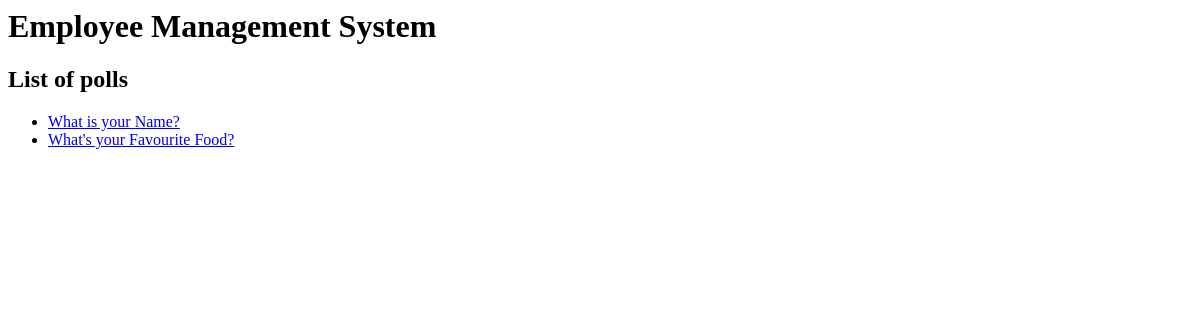
/polls/, run on an earlier commit of the app's database.
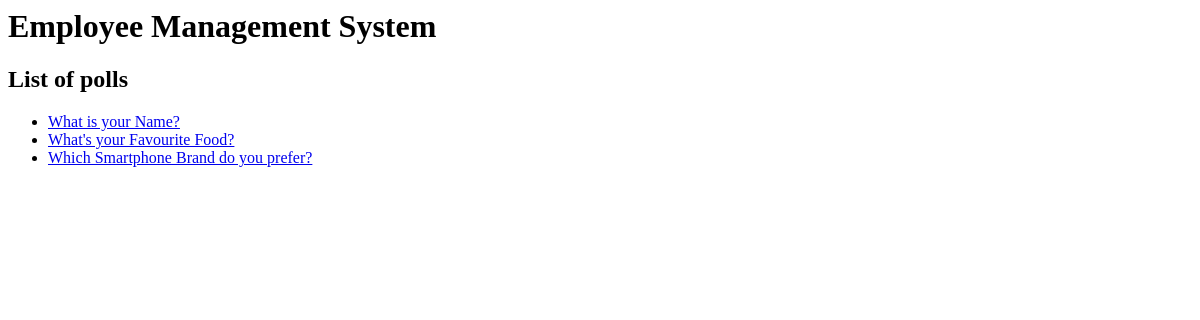
And on a later commit of the database.
### poll/models.py (models this page shows, shortened)
class Question(models.Model):
    title = models.TextField(null = True, blank=True)
    status = models.CharField(default = "inactive", max_length = 10)
    start_date = models.DateTimeField(null = True, blank = True)
    end_date = models.DateTimeField(null = True, blank = True)
    created_by = models.ForeignKey(User, null = True, blank = True, on_delete = models.CASCADE)
    created_at = models.DateTimeField(auto_now_add = True)
    updated_at = models.DateTimeField(auto_now = True)

### poll/views.py (the view)
# urls.py: path('', index, name = 'polls_list'),
def index(request):
    questions = Question.objects.all()
    context = {}
    context['title'] = 'polls'
    context['questions'] = questions
    return render(request, 'polls/index.html', context)

### ems/templates/polls/index.html
{% extends 'base.html' %}
{% block content %}
    <h2>List of {{title}}</h2>
    {% if questions %}
        <ul>
            {% for question in questions %}
                <li>
                    <a href="/polls/{{question.id}}/details/">{{question.title}}</a>
                </li>
            {% endfor %}
        </ul>
    {% else %}
        <p>There is no question available</p>
    {% endif %}
{% endblock content%}

### ems/templates/base.html (shortened to what this page needs)
{% load static %}
<html>
        <link rel="stylesheet" href="{% static 'css/custom.css' %}">
    </head>
    <body>
        <h1>Employee Management System</h1>
        {% block content %}
        {% endblock content%}
    </body>
</html>

What changed in the data, as far as the page shows it:
added Question: title "Which Smartphone Brand do you prefer?"
